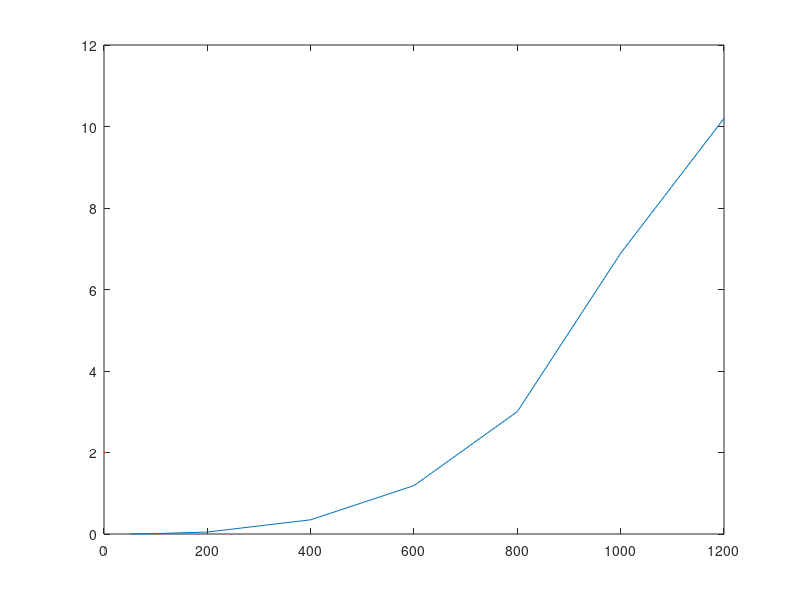

This chart was generated by the following MATLAB code: (Note: this script raises an error after producing the figure.)
N=[50; 100; 200; 400; 600; 800; 1000; 1200];
solverTime = zeros(size(N));

for i=1:length(N)
    A = rand(N(i));
    B = rand(N(i));
    tic
    [~,~] = eig( A, B );
    solverTime(i) = toc;
end

%%
figure
plot(N,solverTime,LineWidth=2), ylog, xlog
p = polyfit(log(N),log(solverTime),1);
model = @(N) exp(p(2))*N.^p(1);
hold on, plot(N,model(N),Color=0*[1 1 1],LineWidth=1)

%% What is the optimal search increment given how long it takes to compute an EVP?

startingGuess = 1400;
trueAnswer = 1500;

bestIncrement = 1;
bestCumulativeTime = Inf;

for dEVP = 1:startingGuess
    cumulativeTime = 0;
    currentGuess = startingGuess;
    while currentGuess < trueAnswer+2*dEVP % you won't know you crossed the true answer until you got there AND exceeded it with your convergence test
        cumulativeTime = cumulativeTime + model(currentGuess);
        currentGuess = currentGuess + dEVP;
    end

    if cumulativeTime < bestCumulativeTime
        bestCumulativeTime = cumulativeTime;
        bestIncrement = dEVP;
    end
end
disp("best cumulative time: " + string(bestCumulativeTime) + " with increment " + bestIncrement)

%% Test other increments and see how much longer they take
cumulativeTime = 0;
dEVP = 100;
currentGuess = startingGuess;
while currentGuess < trueAnswer+2*dEVP % you won't know you crossed the true answer until you got there AND exceeded it with your convergence test
    cumulativeTime = cumulativeTime + model(currentGuess);
    currentGuess = currentGuess + dEVP;
end
disp("cumulative time: " + string(cumulativeTime))

% Roughly, it seems that you might want to just start really low and take
% big-ish increments?
